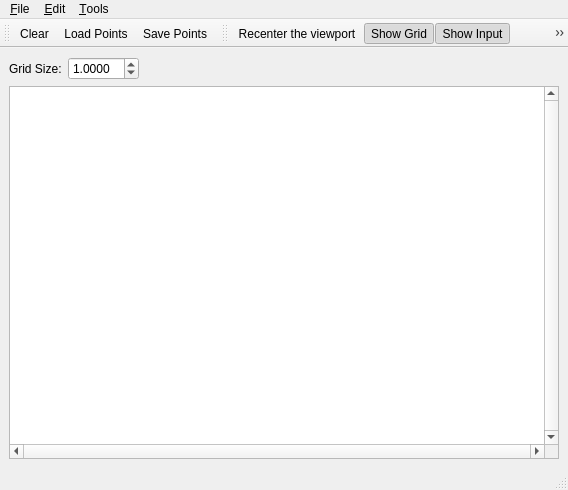
<?xml version="1.0" encoding="UTF-8"?>
<ui version="4.0">
 <author>GeometryFactory</author>
 <class>Snap_rounding_2</class>
 <widget class="QMainWindow" name="Snap_rounding_2">
  <property name="geometry">
   <rect>
    <x>0</x>
    <y>0</y>
    <width>568</width>
    <height>490</height>
   </rect>
  </property>
  <property name="windowTitle">
   <string>CGAL Snaprounding</string>
  </property>
  <property name="windowIcon">
   <iconset resource="../resources/CGAL.qrc">
    <normaloff>:/cgal/logos/cgal_icon</normaloff>:/cgal/logos/cgal_icon</iconset>
  </property>
  <widget class="QWidget" name="centralwidget">
   <layout class="QGridLayout" name="gridLayout">
    <item row="0" column="0">
     <layout class="QVBoxLayout" name="verticalLayout">
      <item>
       <layout class="QHBoxLayout" name="horizontalLayout">
        <item>
         <widget class="QLabel" name="label">
          <property name="text">
           <string>Grid Size:</string>
          </property>
         </widget>
        </item>
        <item>
         <widget class="QDoubleSpinBox" name="doubleSpinBox">
          <property name="decimals">
           <number>4</number>
          </property>
          <property name="minimum">
           <double>0.100000000000000</double>
          </property>
          <property name="maximum">
           <double>99.000000000000000</double>
          </property>
          <property name="singleStep">
           <double>0.100000000000000</double>
          </property>
          <property name="value">
           <double>1.000000000000000</double>
          </property>
         </widget>
        </item>
        <item>
         <spacer name="horizontalSpacer">
          <property name="orientation">
           <enum>Qt::Horizontal</enum>
          </property>
          <property name="sizeHint" stdset="0">
           <size>
            <width>40</width>
            <height>20</height>
           </size>
          </property>
         </spacer>
        </item>
       </layout>
      </item>
      <item>
       <widget class="QGraphicsView" name="graphicsView">
        <property name="focusPolicy">
         <enum>Qt::StrongFocus</enum>
        </property>
        <property name="verticalScrollBarPolicy">
         <enum>Qt::ScrollBarAlwaysOn</enum>
        </property>
        <property name="horizontalScrollBarPolicy">
         <enum>Qt::ScrollBarAlwaysOn</enum>
        </property>
        <property name="transformationAnchor">
         <enum>QGraphicsView::NoAnchor</enum>
        </property>
       </widget>
      </item>
     </layout>
    </item>
   </layout>
  </widget>
  <widget class="QStatusBar" name="statusbar"/>
  <widget class="QToolBar" name="fileToolBar">
   <property name="windowTitle">
    <string>File Tools</string>
   </property>
   <attribute name="toolBarArea">
    <enum>TopToolBarArea</enum>
   </attribute>
   <attribute name="toolBarBreak">
    <bool>false</bool>
   </attribute>
   <addaction name="actionClear"/>
   <addaction name="actionLoadPoints"/>
   <addaction name="actionSavePoints"/>
  </widget>
  <widget class="QToolBar" name="toolBar">
   <property name="windowTitle">
    <string>Visualization Tools</string>
   </property>
   <attribute name="toolBarArea">
    <enum>TopToolBarArea</enum>
   </attribute>
   <attribute name="toolBarBreak">
    <bool>false</bool>
   </attribute>
   <addaction name="actionRecenter"/>
   <addaction name="actionShowGrid"/>
   <addaction name="actionShowInput"/>
   <addaction name="actionShowSnappedSegments"/>
  </widget>
  <widget class="QMenuBar" name="menubar">
   <property name="geometry">
    <rect>
     <x>0</x>
     <y>0</y>
     <width>568</width>
     <height>26</height>
    </rect>
   </property>
   <widget class="QMenu" name="menuFile">
    <property name="title">
     <string>&amp;File</string>
    </property>
    <addaction name="separator"/>
    <addaction name="actionClear"/>
    <addaction name="actionLoadPoints"/>
    <addaction name="actionSavePoints"/>
    <addaction name="separator"/>
    <addaction name="actionQuit"/>
   </widget>
   <widget class="QMenu" name="menuEdit">
    <property name="title">
     <string>&amp;Edit</string>
    </property>
   </widget>
   <widget class="QMenu" name="menuTools">
    <property name="title">
     <string>&amp;Tools</string>
    </property>
    <addaction name="separator"/>
    <addaction name="actionRecenter"/>
   </widget>
   <addaction name="menuFile"/>
   <addaction name="menuEdit"/>
   <addaction name="menuTools"/>
  </widget>
  <action name="actionAbout">
   <property name="text">
    <string>&amp;About</string>
   </property>
  </action>
  <action name="actionAboutCGAL">
   <property name="text">
    <string>About &amp;CGAL</string>
   </property>
  </action>
  <action name="actionQuit">
   <property name="text">
    <string>&amp;Quit</string>
   </property>
   <property name="shortcut">
    <string>Ctrl+Q</string>
   </property>
  </action>
  <action name="actionClear">
   <property name="icon">
    <iconset resource="../icons/File.qrc">
     <normaloff>:/cgal/fileToolbar/fileNew.png</normaloff>:/cgal/fileToolbar/fileNew.png</iconset>
   </property>
   <property name="text">
    <string>&amp;Clear</string>
   </property>
   <property name="shortcut">
    <string>Ctrl+C</string>
   </property>
  </action>
  <action name="actionLoadPoints">
   <property name="icon">
    <iconset resource="../icons/File.qrc">
     <normaloff>:/cgal/fileToolbar/fileOpen.png</normaloff>:/cgal/fileToolbar/fileOpen.png</iconset>
   </property>
   <property name="text">
    <string>&amp;Load Points...</string>
   </property>
   <property name="shortcut">
    <string>Ctrl+L</string>
   </property>
  </action>
  <action name="actionSavePoints">
   <property name="icon">
    <iconset resource="../icons/File.qrc">
     <normaloff>:/cgal/fileToolbar/fileSave.png</normaloff>:/cgal/fileToolbar/fileSave.png</iconset>
   </property>
   <property name="text">
    <string>&amp;Save Points...</string>
   </property>
   <property name="shortcut">
    <string>Ctrl+S</string>
   </property>
  </action>
  <action name="actionRecenter">
   <property name="icon">
    <iconset resource="../icons/Input.qrc">
     <normaloff>:/cgal/Input/zoom-best-fit</normaloff>:/cgal/Input/zoom-best-fit</iconset>
   </property>
   <property name="text">
    <string>Re&amp;center the viewport</string>
   </property>
   <property name="shortcut">
    <string>Ctrl+R</string>
   </property>
  </action>
  <action name="actionShowGrid">
   <property name="checkable">
    <bool>true</bool>
   </property>
   <property name="checked">
    <bool>true</bool>
   </property>
   <property name="text">
    <string>Show Grid</string>
   </property>
  </action>
  <action name="actionShowInput">
   <property name="checkable">
    <bool>true</bool>
   </property>
   <property name="checked">
    <bool>true</bool>
   </property>
   <property name="text">
    <string>Show Input</string>
   </property>
  </action>
  <action name="actionShowSnappedSegments">
   <property name="checkable">
    <bool>true</bool>
   </property>
   <property name="checked">
    <bool>true</bool>
   </property>
   <property name="text">
    <string>Show Snapped Segments</string>
   </property>
  </action>
 </widget>
 <resources>
  <include location="Snap_rounding_2.qrc"/>
  <include location="../icons/File.qrc"/>
  <include location="../resources/CGAL.qrc"/>
  <include location="../icons/Input.qrc"/>
 </resources>
 <connections/>
</ui>
